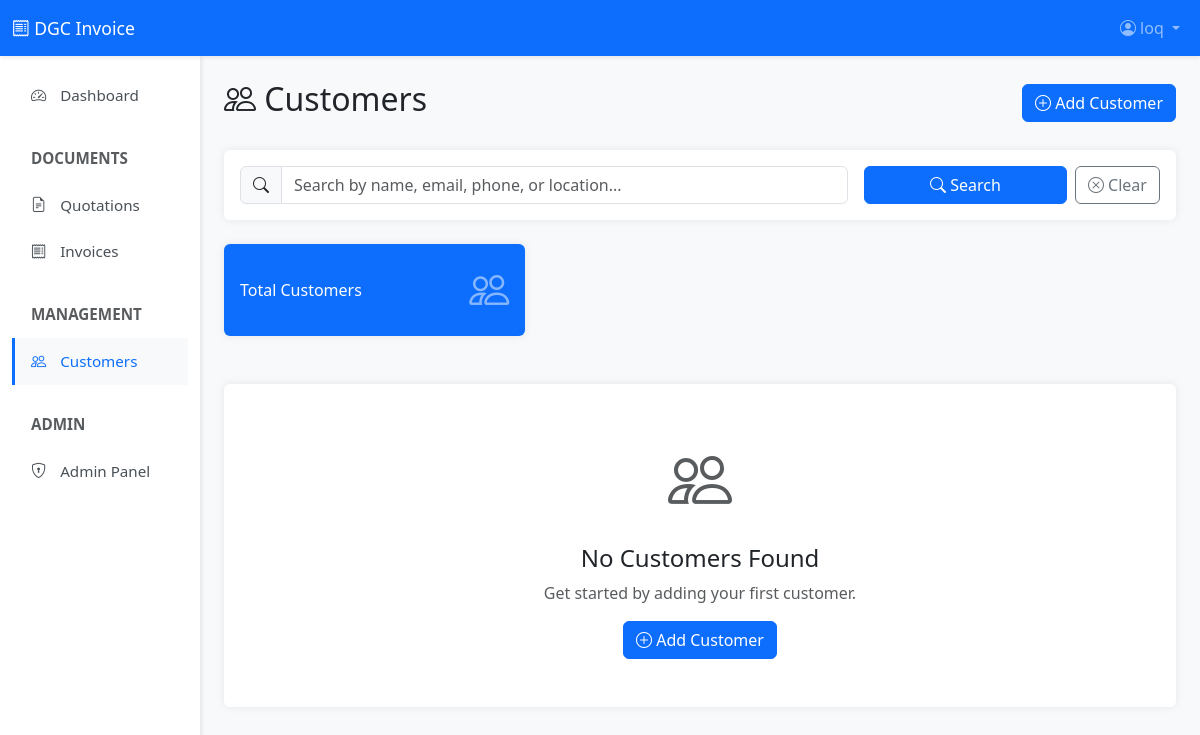
The page /customers/ (signed in) on the database as committed earlier.
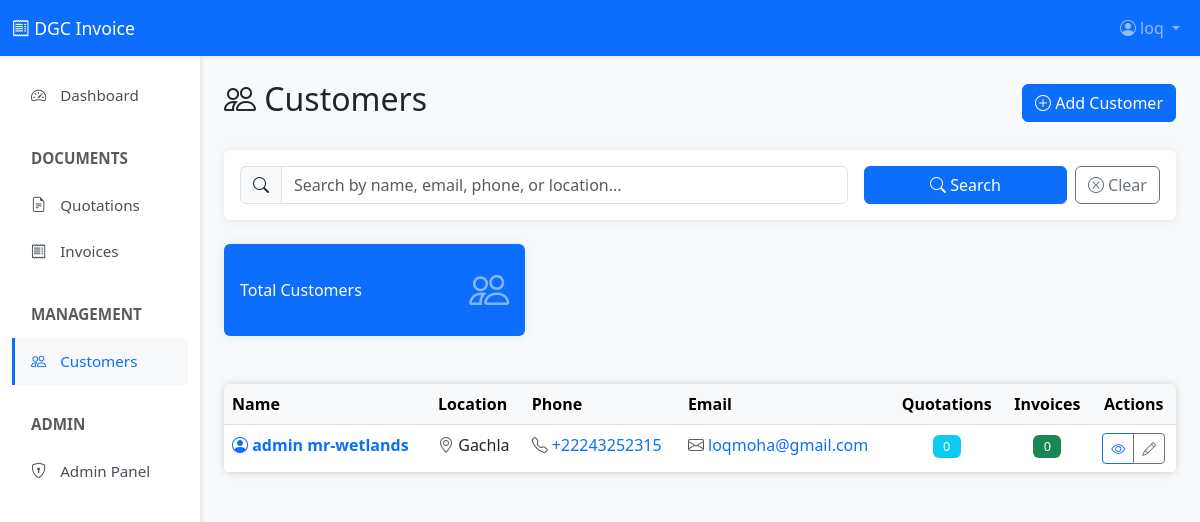
The same page on the database as committed later.
### Invoice/models.py (models this page shows, shortened)
class Customer(models.Model):
    name = models.CharField(max_length=200)
    location = models.CharField(max_length=300, blank=True, help_text="City or location")
    phone = models.CharField(max_length=20, blank=True)
    email = models.EmailField(blank=True)
    address = models.TextField(blank=True, help_text="Full address")
    tax_id = models.CharField(
        max_length=100,
        blank=True,
        verbose_name="NIF/Tax ID",
        help_text="Customer Tax Identification Number"
    )
    created_at = models.DateTimeField(auto_now_add=True)
    updated_at = models.DateTimeField(auto_now=True)
    created_by = models.ForeignKey(
        User,
        on_delete=models.SET_NULL,
        null=True,
        related_name='customers_created'
    )
    is_active = models.BooleanField(default=True)
    class Meta:
        ordering = ['name']
        indexes = [
            models.Index(fields=['name']),
            models.Index(fields=['is_active']),
        ]
    @property
    def total_invoices(self):
        return self.documents.filter(document_type='invoice').count()
    @property
    def total_quotations(self):
        return self.documents.filter(document_type='quotation').count()

### Invoice/views.py (the view, shortened to what this page needs)
# urls.py: path('customers/', views.CustomerListView.as_view(), name='customer_list'),
class CustomerListView(LoginRequiredMixin, ListView):
    model = Customer
    template_name = 'invoices/customer_list.html'
    context_object_name = 'customers'
    paginate_by = 25
    def get_queryset(self):
        queryset = Customer.objects.filter(is_active=True)
        search = self.request.GET.get('search')
        return queryset.order_by('name')

### Invoice/templates/invoices/customer_list.html (shortened to what the changed rows need)
{% extends 'invoices/base.html' %}
{% block content %}
<div class="row mb-4">
    <div class="col">
        <div class="d-flex justify-content-between align-items-center">
            <h2>
                <i class="bi bi-people"></i> Customers
            </h2>
        </div>
    </div>
</div>
<div class="card">
    <div class="card-body p-0">
        {% if customers %}
        <div class="table-responsive">
            <table class="table table-hover mb-0">
                <thead class="table-light">
                    <tr>
                        <th>Name</th>
                        <th>Location</th>
                        <th>Phone</th>
                        <th>Email</th>
                        <th class="text-center">Quotations</th>
                        <th class="text-center">Invoices</th>
                        <th class="text-center">Actions</th>
                    </tr>
                </thead>
                <tbody>
                    {% for customer in customers %}
                    <tr>
                        <td>
                            <a href="{% url 'customer_detail' customer.pk %}" class="text-decoration-none fw-bold">
                                <i class="bi bi-person-circle text-primary"></i>
                                {{ customer.name }}
                            </a>
                        </td>
                        <td>
                            {% if customer.location %}
                                <i class="bi bi-geo-alt text-muted"></i> {{ customer.location }}
                            {% else %}
                                <span class="text-muted">-</span>
                            {% endif %}
                        </td>
                        <td>
                            {% if customer.phone %}
                                <a href="tel:{{ customer.phone }}" class="text-decoration-none">
                                    <i class="bi bi-telephone text-muted"></i> {{ customer.phone }}
                                </a>
                            {% else %}
                                <span class="text-muted">-</span>
                            {% endif %}
                        </td>
                        <td>
                            {% if customer.email %}
                                <a href="mailto:{{ customer.email }}" class="text-decoration-none">
                                    <i class="bi bi-envelope text-muted"></i> {{ customer.email }}
                                </a>
                            {% else %}
                                <span class="text-muted">-</span>
                            {% endif %}
                        </td>
                        <td class="text-center">
                            <span class="badge bg-info">{{ customer.total_quotations }}</span>
                        </td>
                        <td class="text-center">
                            <span class="badge bg-success">{{ customer.total_invoices }}</span>
                        </td>
                        <td class="text-center">
                            <div class="btn-group btn-group-sm">
                                <a href="{% url 'customer_detail' customer.pk %}"
                                   class="btn btn-outline-primary" title="View">
                                    <i class="bi bi-eye"></i>
                                </a>
                                <a href="{% url 'customer_edit' customer.pk %}"
                                   class="btn btn-outline-secondary" title="Edit">
                                    <i class="bi bi-pencil"></i>
                                </a>
                            </div>
                        </td>
                    </tr>
                    {% endfor %}
                </tbody>
            </table>
        </div>
        {% else %}
        <div class="text-center py-5">
            <i class="bi bi-people text-muted" style="font-size: 4rem;"></i>
            <h4 class="mt-3">No Customers Found</h4>
            {% if request.GET.search %}
            <p class="text-muted">No customers match your search criteria.</p>
            <a href="{% url 'customer_list' %}" class="btn btn-outline-primary">
                <i class="bi bi-x-circle"></i> Clear Search
            </a>
            {% else %}
            <p class="text-muted">Get started by adding your first customer.</p>
            <a href="{% url 'customer_create' %}" class="btn btn-primary">
                <i class="bi bi-plus-circle"></i> Add Customer
            </a>
            {% endif %}
        </div>
        {% endif %}
    </div>
</div>
{% endblock %}

Rows that differ between the two databases and show on the page:
added Customer: name "admin mr-wetlands", location "Gachla", phone "+22243252315", email "loqmoha@gmail.com", total_quotations "0", total_invoices "0"
Other text that changed with them:
text no longer shown: "No Customers Found Get started by adding your first customer. Add Customer"
text now shown: "Name Location Phone Email Quotations Invoices Actions"
